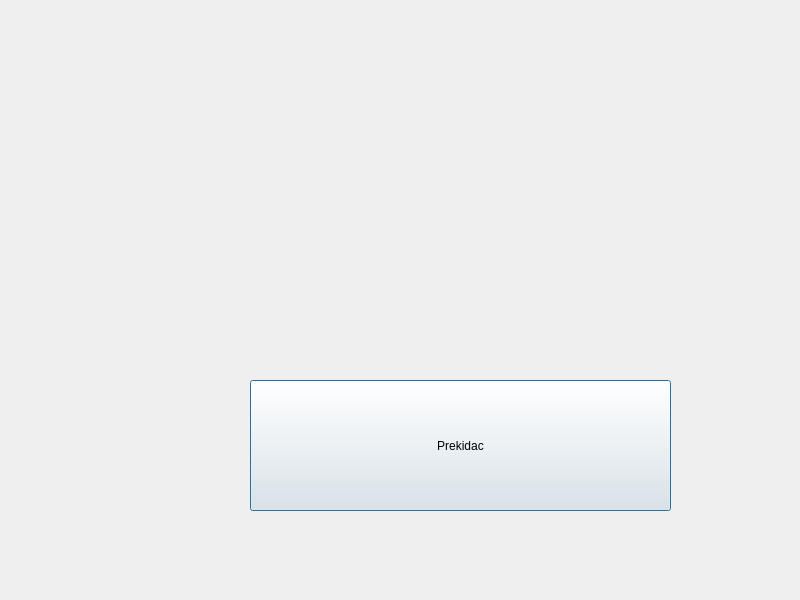
<?xml version="1.0" encoding="UTF-8"?>
<ui version="4.0">
 <class>Dialog</class>
 <widget class="QDialog" name="Dialog">
  <property name="geometry">
   <rect>
    <x>0</x>
    <y>0</y>
    <width>800</width>
    <height>600</height>
   </rect>
  </property>
  <property name="windowTitle">
   <string>Dialog</string>
  </property>
  <widget class="QLabel" name="label">
   <property name="geometry">
    <rect>
     <x>230</x>
     <y>210</y>
     <width>461</width>
     <height>121</height>
    </rect>
   </property>
   <property name="text">
    <string/>
   </property>
   <property name="pixmap">
    <pixmap>off.jpg</pixmap>
   </property>
   <property name="scaledContents">
    <bool>false</bool>
   </property>
  </widget>
  <widget class="QPushButton" name="pushButton">
   <property name="geometry">
    <rect>
     <x>250</x>
     <y>380</y>
     <width>421</width>
     <height>131</height>
    </rect>
   </property>
   <property name="text">
    <string>Prekidac</string>
   </property>
   <property name="checkable">
    <bool>true</bool>
   </property>
  </widget>
 </widget>
 <resources/>
 <connections/>
</ui>
